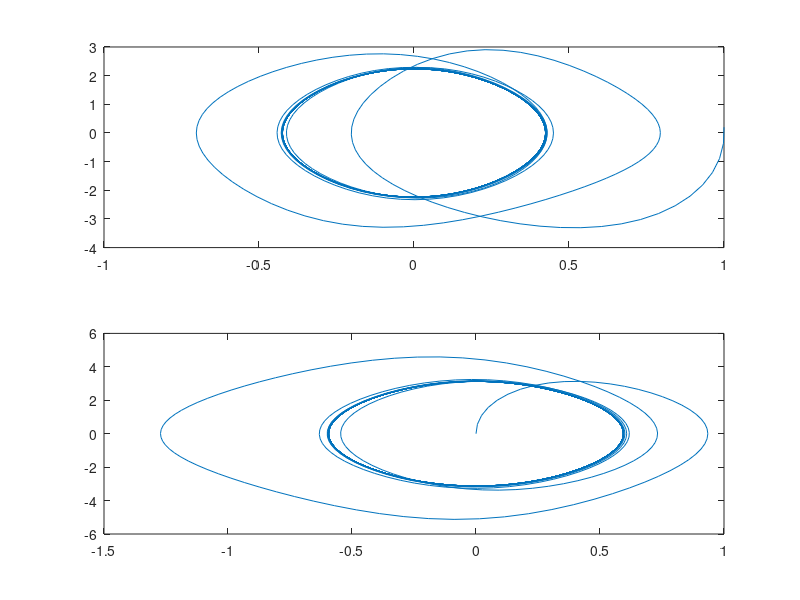

MATLAB code to generate this figure: (Note: this script raises an error after producing the figure.)
# "crane-hopf.m" ※旧"invp-hopf.m"
global M m l g KK;  #大域変数の宣言
M=2/3; m=1/3; l=1; g=-9.8;
KK=[22.4933,7,3,5]; #Hopf分岐点
KK(1)=0.8*KK(1) #リミットサイクル側にちょっとずらす
function dx=eqn(x,t)
 global M m l g KK; #関数の中から大域変数を参照する宣言
 ut = -KK*x;  #制御入力
 D=M*l + m*l*(1-cos(x(3))^2);
 dx(1) = x(2);
 dx(2) = ( m*l^2*x(4)^2*sin(x(3)) - m*l*g*cos(x(3))*sin(x(3)) )/D ...
         + l/D * ut;
 dx(3) = x(4);
 dx(4) = ( -m*l^2*x(4)^2*cos(x(3))*sin(x(3)) + (M+m)*g*sin(x(3)) )/D ...
         - cos(x(3))/D * ut;
endfunction
x0=[1; 0.2; 0; 0];       #初期値(ちょっと倒れて静止)
n=1500;                   #時間のきざみ数
tt=linspace(0,30,n);     #時間0〜10の等比数列
xx=lsode("eqn", x0, tt); #常微分方程式"eqn"を解く
subplot(2,1,1); plot( xx(:,1), xx(:,2) );
subplot(2,1,2); plot( xx(:,3), xx(:,4) );
sleep(2);clf;
for i=1:5:n  #簡易アニメーション 5つ飛ばしで描画
 x=xx(i,1);              #第1変数が台車の位置
 theta=xx(i,3);          #第3変数が倒れ角
 plot( [x,x+l*sin(theta)], [0,l*cos(theta)] ); #線分のプロット
 axis([-5,5,-5,5],'square');    #座標軸の設定
 title(sprintf("xxxxx: %d",i)); #タイトルの設定
 grid on; drawnow();
 if ( i==1 ) sleep(1);   #初回は1秒待機
 else sleep(0.02); endif  #この数値でアニメーション速度を調整
endfor